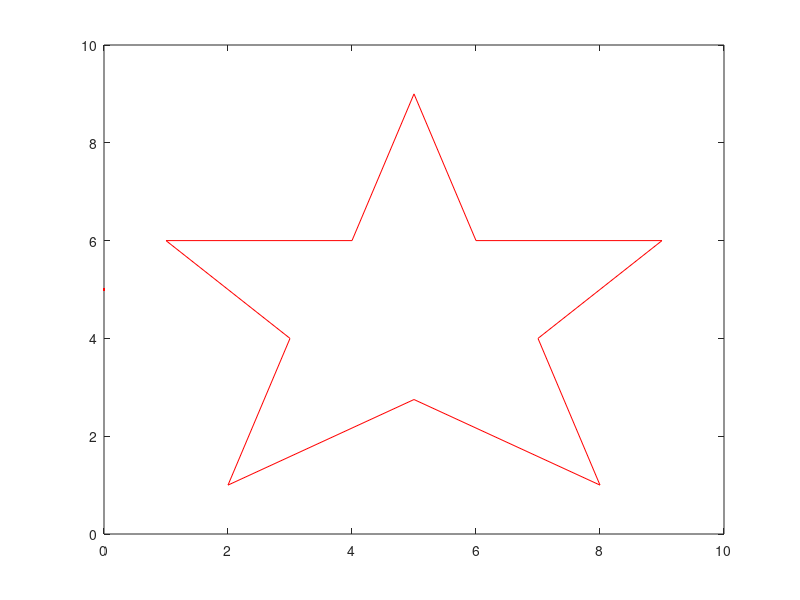

Write MATLAB code to recreate this figure. (Note: this script raises an error after producing the figure.)
%%Clears everything
clc
clear all
clf

%%Set the x and y linspace
Ax = linspace(0,0,50);
Ay = linspace(-2,2,50);

%%Set the x and y limits
xlim([-10 10])
ylim([-10 10])

%%Plot the x and y
plot(Ax,Ay);
%%Set the linspace
xDiag = linspace(0,2,25);

%%Set the diagnols
A = xDiag;
B = -xDiag;

%%Plot the diagnols
plot(xDiag,A);
plot(xDiag,B);
%%fileID reads in the text file
fileID = fopen('part3.txt','r');

%%This specifies the format of the file that we are reading in
formatSpec = '%f %f';

%%This sets the size of the matrice to be read in
sizeA = [2 3];

%%Set matrice A
%%Reads the text file, specifies the format, and sets the size
A = fscanf(fileID, formatSpec, sizeA);

%%Plots A
%%Red color
plot(A(1,:), A(2 ,:),'r');

fileID = fopen('shape2.txt','r'); 

formatSpec = '%f %f';

sizeB = [2 12];

B = fscanf(fileID, formatSpec, sizeB);

hold on
plot(B(1,:), B(2 ,:),'r');


C = A' * B;

plot(C(1,:), C(2 ,:),'r');

%%fileID reads in the text file
%%fileID = fopen('part3.txt','r');

%%This specifies the format of the file that we are reading in
%%formatSpec = '%f %f';

%%This sets the size of the matrice to be read in
%%sizeD = [2 1];

%%Set matrice A
%%Reads the text file, specifies the format, and sets the size
%%D = fscanf(fileID, formatSpec, sizeD);

%%E = A' * D;
